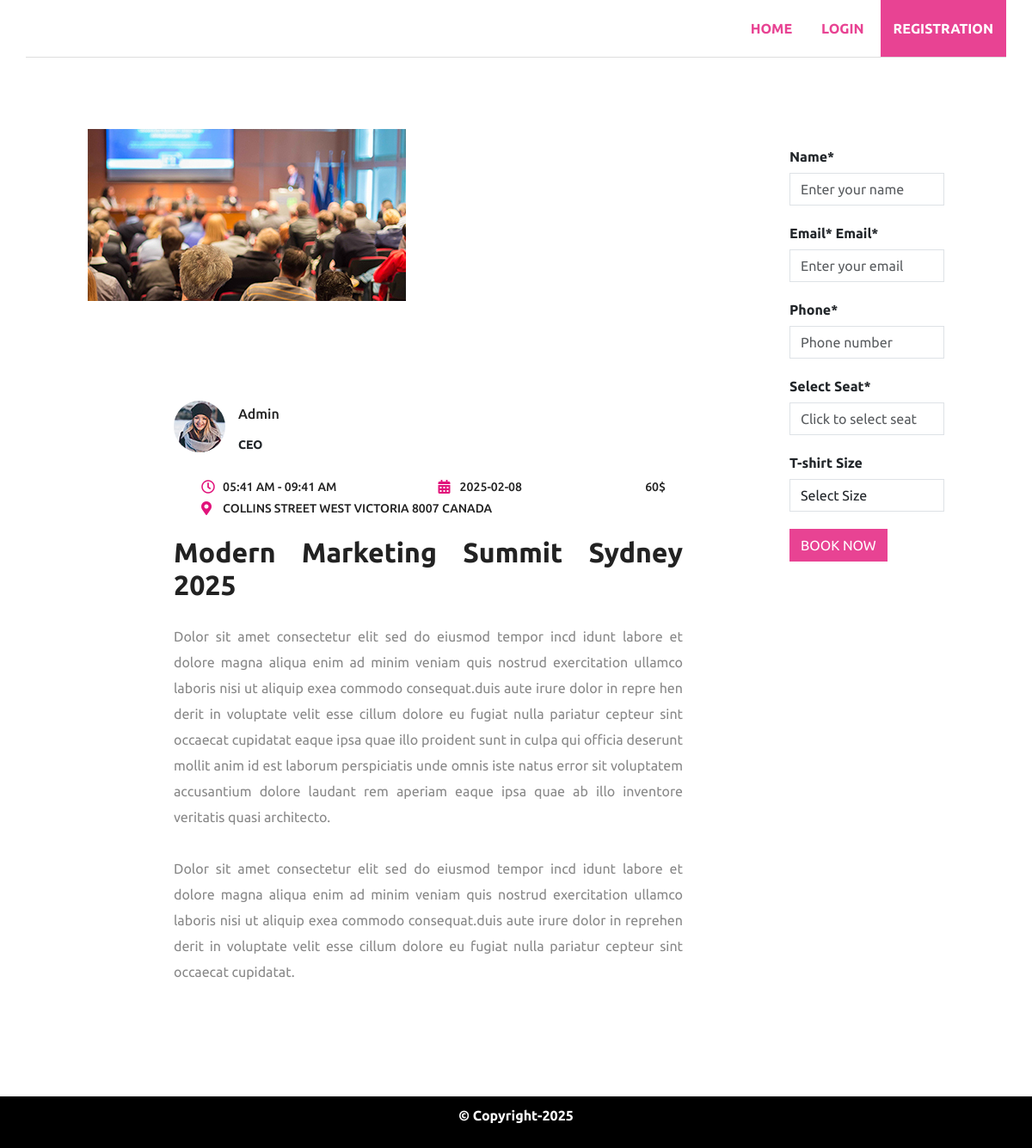
Screenshot of /event-detail.php?id=37 with the database file from the repository.
### tables this page shows
CREATE TABLE `event` (
  `event_id` int(11) NOT NULL,
  `admin_id` int(11) NOT NULL,
  `event_name` varchar(255) NOT NULL,
  `seats_no` int(11) DEFAULT NULL,
  `price` int(11) DEFAULT NULL,
  `event_date` date NOT NULL,
  `start_time` time NOT NULL,
  `end_time` time NOT NULL,
  `location` varchar(255) NOT NULL,
  `description` text NOT NULL,
  `image` varchar(255) NOT NULL,
  `created_at` timestamp NOT NULL DEFAULT current_timestamp(),
  `updated_at` timestamp NOT NULL DEFAULT current_timestamp() ON UPDATE current_timestamp()
);

### event-detail.php (the view, shortened to what this page needs)
<?php
    if(file_exists('header.php')){
        require_once('header.php');
    }
$db = new Database();
$conn = $db->getConnection();
if (isset($_GET['id'])) {
    $event_id = (int)$_GET['id'];
} else {
    die("Event ID is missing.");
}
$sql = "SELECT e.event_id, e.event_name, e.event_date, e.start_time, e.end_time, e.description, e.image, e.location, e.price, e.updated_at, a.name AS author_name, a.designation AS position
        FROM event e
        JOIN admin a ON e.admin_id = a.admin_id
        WHERE e.event_id = :event_id";
$stmt = $conn->prepare($sql);
$stmt->bindParam(':event_id', $event_id, PDO::PARAM_INT);
$stmt->execute();
$event = $stmt->fetch(PDO::FETCH_ASSOC);
if ($event) {
    $start_time = new DateTime($event['start_time']);
    $end_time = new DateTime($event['end_time']);
    $formatted_start_time = $start_time->format('h:i A');
    $formatted_end_time = $end_time->format('h:i A');
?>
    </header>
<div class="row justify-content-center bg-w pt-50 event-information-container">
                    <div class="col-md-8" style="margin-top: 100px;">
                        <div class="event-detail">
                        <div class="image-box">
                            <figure class="image wow fadeIn animated" style="visibility: visible; animation-name: fadeIn;"><a href="images/resource/event-detail.jpg" class="lightbox-image">
                                <?php
                                    if (!empty($event['image'])) {
                                        echo '<img src="'. htmlspecialchars($event['image']) . '" alt="Event Image" />';
                                    }
                                ?></a>
                            </figure>
                        </div>
                        <div class="content-box">
                            <div class="speaker-info">
                                <figure class="thumb"><img src="images/resource/thumb-1.jpg" alt=""></figure>
                                <h5 class="name"><?php echo  htmlspecialchars($event['author_name']);?></h5>
                                <span class="designation"><?php echo htmlspecialchars($event['position']);?></span>
                            </div>
                            <ul class="upper-info">
                                <li><span class="icon far fa-clock"></span><?php echo  $formatted_start_time . ' - ' . $formatted_end_time ?></li>
                                <li><span class="icon fa fa-calendar-alt"></span><?php echo   htmlspecialchars($event['event_date']); ?></li>
                                <li><?php echo  htmlspecialchars($event['price']); ?>$</li>
                                <li><span class="icon fa fa-map-marker-alt"></span><?php echo  htmlspecialchars($event['location']); ?></li>
                            </ul>
                                <h2><?php echo  htmlspecialchars($event['event_name']); ?></h2>
<?php
    echo '<div class="event-detail">';
    echo '<p class="event-description">' . nl2br(htmlspecialchars($event['description'])) . '</p>';
    echo '</div>';
} else {
    echo '<p>Event not found.</p>';
}
?>
                        </div>
                        </div>
                    </div>
                    <div class="col-md-2" style="margin-top: 100px;">
                       <form id="event_book_form">
                        <div class="book-form inputfield">
                            <div class="form-group">
                                <label for="name">Name*</label>
                                <input type="text" class="form-control" id="name" name="name" placeholder="Enter your name">
                            </div>
                            <div class="form-group">
                                <label for="eamil">Email*</label>
                                    <label for="email">Email*</label>
                                    <input type="email" class="form-control" id="email" name="email" placeholder="Enter your email">
                            </div>
                            <div class="form-group">
                                <label for="phone">Phone*</label>
                                <input type="tel" class="form-control" id="phone" name="phone" placeholder="Phone number">
                            </div>
                            <div class="form-group">
                                <label for="inputField">Select Seat*</label>
                                <input type="text" id="inputField" class="form-control" placeholder="Click to select seat">
                            </div>
                            <div class="form-group">
                                <label for="tshirt_size">T-shirt Size</label>
                                <select class="form-control" id="tshirt_size" name="tshirt_size">
                                    <option value="">Select Size</option>
                                </select>
                            </div>
                            <div class="form-group">
                                <button type="submit" class="primary-theme-bg btn btn text-uppercase color-secondary" id="book_event">Book Now</button>
                            </div>
                        </div>
                    </form>
                    </div>
                </div>

### style.css (style rules this page uses)
body { width: 100%; display: block; font-family: "Ubuntu", serif; font-weight: 700; font-style: normal; }
img { display: inline-block; max-width: 100%; height: auto; }
h1, h2 { font-family: "Ubuntu", serif; font-weight: 700; font-style: normal; }
.color-secondary { color: #ffffff; }
.bg-w { background: #ffffff; }
.primary-theme-bg { background: #e84393; }
.pt-50 { padding-top: 50px; }
.inputfield .form-group { margin-top: 20px; }
.inputfield .form-group label { margin-bottom: 7px; }
.inputfield input, .inputfield select, .inputfield button { border-radius: 0; }
.content-box { background: #ffffff; padding: 100px; text-align: justify; }
.event-detail .speaker-info .thumb { position: absolute; left: 0; top: 0; width: 60px; border-radius: 50%; overflow: hidden; }
.event-detail .speaker-info { position: relative; padding-left: 75px; min-height: 60px; margin-bottom: 25px; }
.event-detail .speaker-info .name { font-size: 16px; line-height: 30px; font-weight: 500; color: #222222; }
.event-detail .speaker-info .designation { font-size: 14px; line-height: 20px; }
.event-detail .upper-info { position: relative; margin-bottom: 20px; }
.event-detail .upper-info li { position: relative; display: inline-block; font-size: 14px; line-height: 24px; color: #222222; font-weight: 500; text-transform: uppercase; padding-left: 25px; margin-right: 20px; }
.event-detail .upper-info .icon { position: absolute; left: 0; top: 0; font-size: 16px; line-height: 24px; color: #e1137b; }
.event-detail .content-box h2 { display: block; font-size: 32px; line-height: 1.2em; color: #222222; font-weight: 700; margin-bottom: 25px; }
.event-detail .content-box p { position: relative; display: block; font-size: 16px; line-height: 30px; color: #888888; font-weight: 400; margin-bottom: 30px; }

### rows the page displays
event: image (picture), admin.name "Admin", admin.designation "CEO", start_time "05:41 AM", end_time "09:41 AM", event_date "2025-02-08", price "60", location "COLLINS STREET WEST VICTORIA 8007 CANADA", event_name "Modern Marketing Summit Sydney 2025", description "Dolor sit amet consectetur elit sed do eiusmod tempor incd idunt labore et dolore magna aliqua enim ad minim veniam quis nostrud exercitation ullamco laboris nisi ut aliquip exea commodo consequat.duis aute irure dolor in repre hen derit in voluptate velit esse cillum dolore eu fugiat nulla pariatur cepteur sint occaecat cupidatat eaque ipsa quae illo proident sunt in culpa qui officia deserunt mollit anim id est laborum perspiciatis unde omnis iste natus error sit voluptatem accusantium dolore laudant rem aperiam eaque ipsa quae ab illo inventore veritatis quasi architecto. Dolor sit amet consectetur elit sed do eiusmod tempor incd idunt labore et dolore magna aliqua enim ad minim veniam…"
